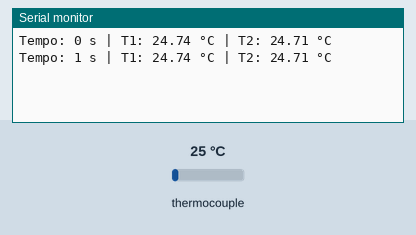
This sketch was run on a simulated Arduino Uno, built with avr-gcc and run on an emulated ATmega328P. On the bench: the last lines printed to the serial monitor. The inputs (shaded band) are chosen by the test bench; at power-on: thermocouple 25 °C.

Above: at 1.2 s.
1.3 s: thermocouple set to 6 °C
At 2.6 s:
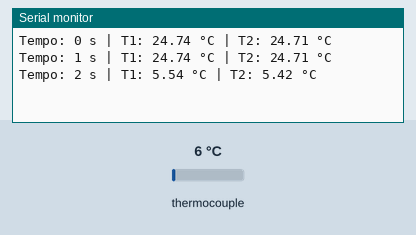
2.8 s: thermocouple set to 75 °C
At 3.8 s:
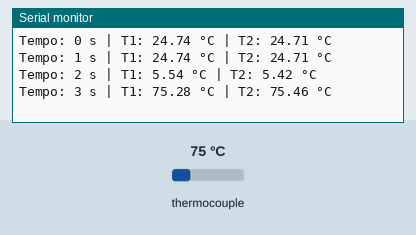
Timing chart, 0 to 5.8 s (numbered marks = the images above; inputs shaded):
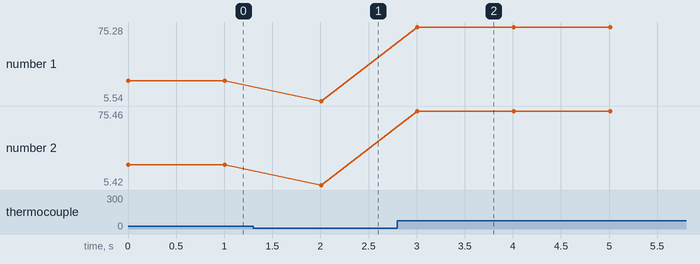

Measured:
- after the input at 1.3 s, the serial monitor: prints a new line after 0.71 s (image 1)
- after the input at 2.8 s, the serial monitor: prints a new line after 0.21 s (image 2)
- plotted number 1: 24.74 → 5.54 after the input at 1.3 s, 5.54 → 75.28 after the input at 2.8 s
- plotted number 2: 24.71 → 5.42 after the input at 1.3 s, 5.42 → 75.46 after the input at 2.8 s

The sketch:

DoistermoparesFINAL.ino
```cpp
#include <SPI.h>
#include <Adafruit_MAX31856.h>

// Pinos de chip select (CS)
#define MAX31856_CS1 10
#define MAX31856_CS2 7

// Criação dos objetos dos sensores
Adafruit_MAX31856 max31856_1 = Adafruit_MAX31856(MAX31856_CS1);
Adafruit_MAX31856 max31856_2 = Adafruit_MAX31856(MAX31856_CS2);

// Parâmetros de calibração (ajuste conforme necessário)

const double m1 = 1.01073;
const double b1 = -0.52651;

// Use valores diferentes se quiser calibrar os dois separadamente

const double m2 = 1.01504;
const double b2 = -0.66818;

unsigned long contador = 0;

void setup() {
  Serial.begin(9600);
  while (!Serial) delay(10);

  SPI.begin();

  // Inicializa os sensores
  if (!max31856_1.begin()) {
    Serial.println("Erro ao iniciar MAX31856 #1!");
    while (1);
  }

  if (!max31856_2.begin()) {
    Serial.println("Erro ao iniciar MAX31856 #2!");
    while (1);
  }

  // Define o tipo de termopar
  max31856_1.setThermocoupleType(MAX31856_TCTYPE_K);
  max31856_2.setThermocoupleType(MAX31856_TCTYPE_K);
}

void loop() {
  double T1 = max31856_1.readThermocoupleTemperature();
  double T2 = max31856_2.readThermocoupleTemperature();

  // Aplica calibração individual
  double T1_c = m1 * T1 + b1;
  double T2_c = m2 * T2 + b2;


  Serial.print("Tempo: ");
  Serial.print(contador);
  Serial.print(" s | T1: ");
  Serial.print(T1_c, 2);
  Serial.print(" °C | T2: ");
  Serial.print(T2_c, 2);
  Serial.println(" °C");

  contador++;
  delay(1000);
}
```
